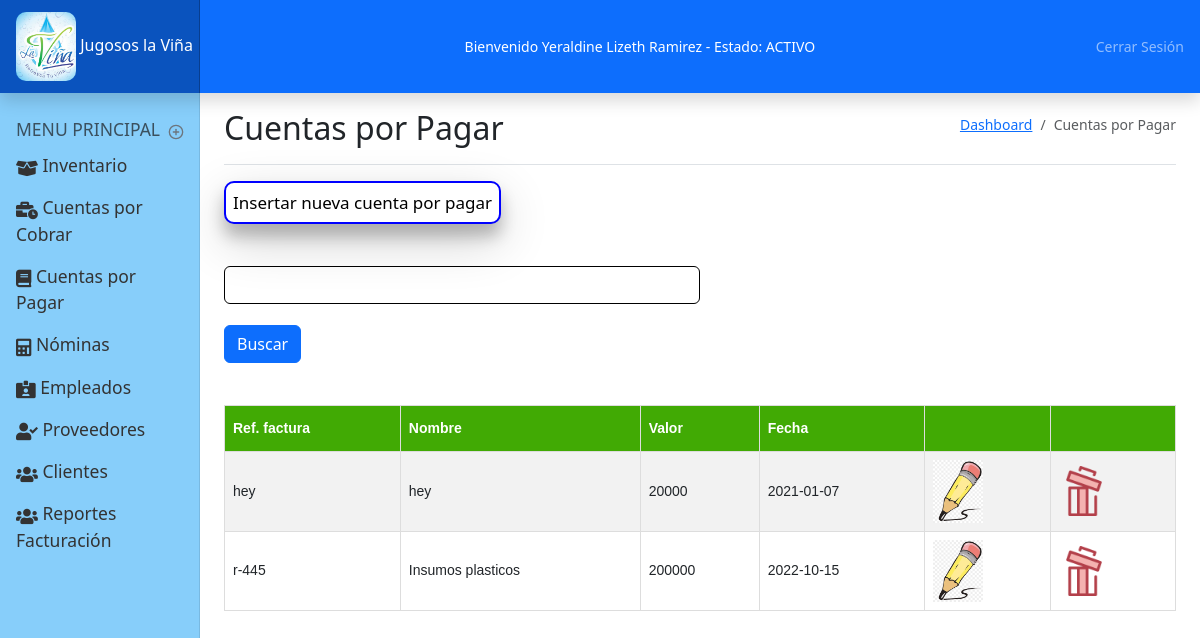
Screenshot of /cuentasporpagar.php (signed in) with the database file from the repository.
### tables this page shows
CREATE TABLE `usuario` (
  `id_usuario` int(11) NOT NULL,
  `nombre` varchar(150) NOT NULL,
  `user` varchar(255) NOT NULL,
  `identificacion` varchar(15) NOT NULL,
  `celular` varchar(10) NOT NULL,
  `direccion` varchar(150) NOT NULL,
  `email` varchar(150) NOT NULL,
  `contrasena` varchar(150) NOT NULL,
  `rol` varchar(255) NOT NULL,
  `activo` varchar(3) NOT NULL,
  `r_ecommerce` int(11) NOT NULL,
  `r_login` int(11) NOT NULL,
  `r_datos_de_pago` int(11) NOT NULL,
  `r_contador_visitas` int(11) NOT NULL,
  `r_encuesta` int(11) NOT NULL,
  `r_consultar_producto` int(11) NOT NULL,
  `r_chat` int(11) NOT NULL,
  `r_formulario` int(11) NOT NULL
);

CREATE TABLE `cuentasxpagar` (
  `id_pagar` int(11) NOT NULL,
  `ref_factura` varchar(255) NOT NULL,
  `nombre` varchar(255) NOT NULL,
  `valor` double NOT NULL,
  `fecha` date NOT NULL
);

### bloqueo.php (called while the page is built, shortened)
<?php
    $usuario = $_SESSION['usuario'];
    $consulta = "select * from usuario where id_usuario = '$usuario'";
    $resultado = mysqli_query($conexion, $consulta) or die ('No se consulto el usuario');
    $userr = mysqli_fetch_array($resultado);
?>

### bloques/cuentasxpagar/consulta.php (the view)
<div id="buscar">
  <form action="cuentasporpagar.php" method="GET">
    <input type="text" name="datos" id="datos" class="form-control" style="width: 50%; border: 1px solid #000;"><br>
    <input type="submit" name="botonb" value="Buscar" class="btn btn-primary">
  </form>
</div>
<br><br>
<div class="consulta">
    <table class="tconsulta">
        <tr>
            <th>Ref. factura</th>
            <th>Nombre</th>
            <th>Valor</th>
            <th>Fecha</th>
            <th></th>
            <th></th>
        </tr>
        <?php
        $consulta_cob = "select * from cuentasxpagar order by nombre";
        $resultado_cob = mysqli_query($conexion, $consulta_cob) or die('no se consulta cuentas por pagar');
        while ($cuentasxpagar = mysqli_fetch_array($resultado_cob)) {
        ?>
            <tr>
                <td><?php echo $cuentasxpagar['ref_factura']; ?></td>
                <td><?php echo $cuentasxpagar['nombre']; ?></td>
                <td><?php echo $cuentasxpagar['valor']; ?></td>
                <td><?php echo $cuentasxpagar['fecha']; ?></td>
                <td>
                    <img src="img/editar.png" width="50px" title="Editar" alt="Editar" style="cursor: pointer;" onclick="window.location = 'cuentasporpagar.php?id_pagar=<?php echo $cuentasxpagar['id_pagar']; ?>'">
                </td>
                <td>
                    <img src="img/borrar.png" width="50px" title="Borrar" alt="Borrar" style="cursor: pointer;" onclick="eliminarCuentaxPagar(<?php echo $cuentasxpagar['id_pagar']; ?>)">
                </td>
            </tr>
        <?php } ?>
    </table>
</div>

### partes/header.php (shortened to what this page needs)
<header class="navbar navbar-dark sticky-top flex-md-nowrap p-0 shadow">
  <a class="navbar-brand col-md-3 col-lg-2 me-0 px-3 fs-6" href="#">
    <img id="log" src="img/logo.png" width="60px" alt="logo">
    Jugosos la Viña
  </a>
  <span style="color:white">
    Bienvenido <?php echo $userr['nombre']; ?> - Estado:
    <?php
    if ($userr['activo'] == "Si") {
      echo "ACTIVO";
    } else {
      echo "NO ACTIVO";
    }
    ?>
  </span>
  <div class="navbar-nav">
    <div class="nav-item text-nowrap">
      <a class="nav-link px-3" href="salir.php">Cerrar Sesión</a>
    </div>
  </div>
</header>

### css/dashboard.css (style rules this page uses)
body { font-size: .875rem; }
.navbar-brand { padding-top: .75rem; padding-bottom: .75rem; background-color: rgba(0, 0, 0, .25); box-shadow: inset -1px 0 0 rgba(0, 0, 0, .25); }
header { background-color: #0d6efd; }
#log { border-radius: 10px; }
.tconsulta { font-family: Arial, Helvetica, sans-serif; border-collapse: collapse; width: 100%; overflow-x: auto; }
.consulta td, .consulta th { border: 1px solid #ddd; padding: 8px; }
.consulta tr:nth-child(even) { background-color: #f2f2f2 }
.consulta th { padding-top: 12px; padding-bottom: 12px; text-align: left; background-color: #41aa04; color: white; }

### rows the page displays
usuario: nombre "Yeraldine Lizeth Ramirez"
cuentasxpagar: ref_factura "hey", nombre "hey", valor "20000", fecha "2021-01-07"
cuentasxpagar: ref_factura "r-445", nombre "Insumos plasticos", valor "200000", fecha "2022-10-15"
